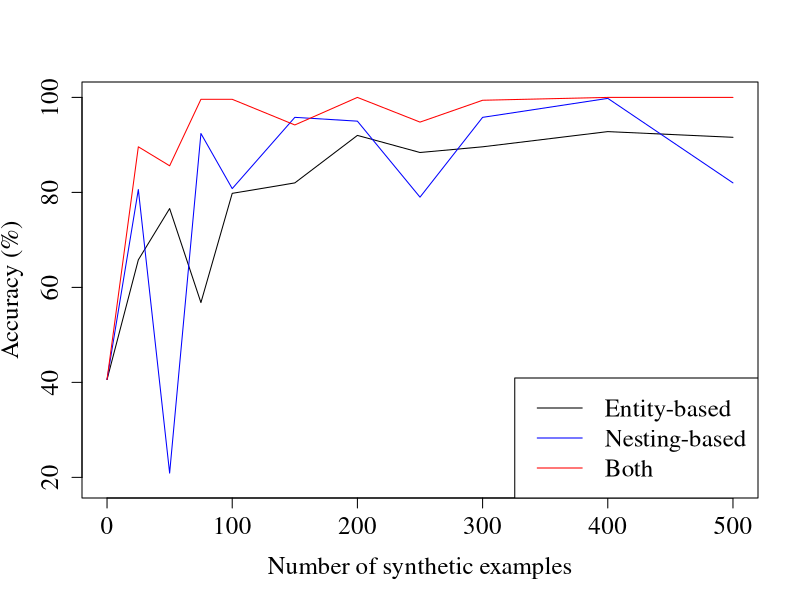

Here is the R script that generated this plot:
# Make plot about artificial data
pdf('fig-artificial-aug.pdf', width=6, height=6, pagecentre=T)
par(family='serif')
x = c(0, 25, 50, 75, 100, 150, 200, 250, 300, 400, 500)
y_entities = c(40.6, 65.8, 76.6, 56.8, 79.8, 82.0, 92.0, 88.4, 89.6, 92.8, 91.6)
y_nesting = c(40.6, 80.6, 20.9, 92.4, 80.8, 95.8, 95.0, 79.0, 95.8, 99.8, 82.0)
y_both = c(40.6, 89.6, 85.6, 99.6, 99.6, 94.2, 100, 94.8, 99.4, 100, 100)

y_min = min(c(min(y_entities), min(y_nesting), min(y_both)))
plot(x, y_entities, col='black', ylim=c(y_min - 2, 100), type='l',
     xlab='Number of synthetic examples',
     ylab='Accuracy (%)',
     cex=1.5, cex.axis=1.5, cex.lab=1.5) 
lines(x, y_nesting, col='blue')
lines(x, y_both, col='red')
  legend('bottomright', 
         c('Entity-based', 'Nesting-based', 'Both'),
         col=c('black', 'blue', 'red'), lty=1, cex=1.5)
dev.off()
